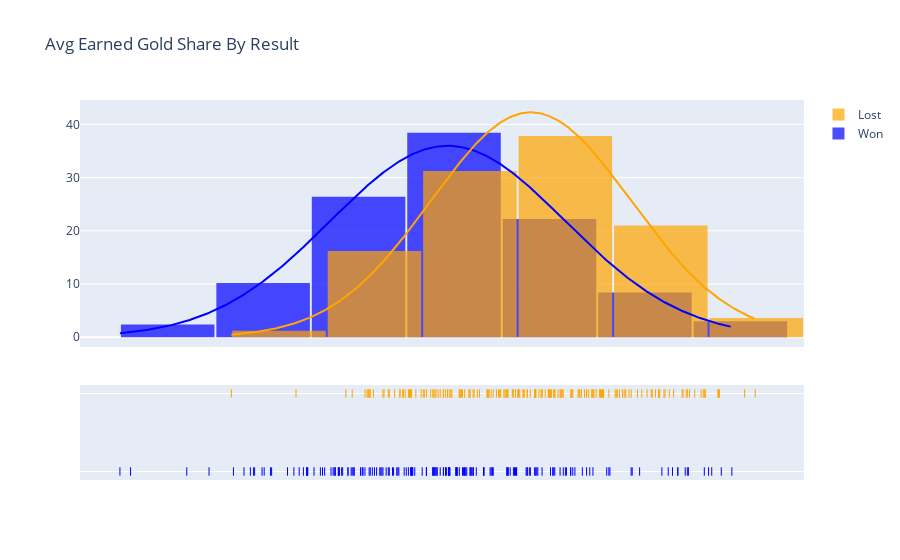

Notebook code for this chart:
### Code cell
mymean = np.mean(dft2['avg(earnedgoldshare)'])
mystd = np.std(dft2['avg(earnedgoldshare)'])
mypd = scipy.stats.norm.pdf((dft2['avg(earnedgoldshare)']), mymean, mystd)
mult = [-3,-2,-1,0,1,2,3]
distribution = np.linspace(mymean - 3*mystd, mymean + 3*mystd, 185)
stdvals = [((i*mystd)+mymean).round(3) for i in mult]
print(stdvals)
#px.scatter(df_ta['avg(earnedgoldshare)'], x=x_axis, y=df_ta['avg(earnedgoldshare)'], hover_data=[df_ta['player']])
#px.hist(df_ta['avg(earnedgoldshare)'], x, stats.norm.pdf(x, mymean, mystd), hover_data=[df_ta['player']])
#fig = px.histogram(dft2['avg(earnedgoldshare)'], x=distribution, nbins = 15, labels={'x':'EarnedGoldShare', 'y':'count'}, pattern_shape=dft2['result'])

winners = dft2.loc[dft2['result']==1]['avg(earnedgoldshare)']

losers = dft2.loc[dft2['result']==0]['avg(earnedgoldshare)']

text = list(dft2.player)

hist_data = [winners.round(4), losers.round(4)]
group_labels = ['Won', 'Lost']
colors = ['blue', 'orange']

counts, bins = np.histogram(winners)
fig = ff.create_distplot(hist_data, 
                        group_labels, 
                        bin_size = 0.009, 
                        colors = colors,
                        curve_type='normal',
                        
                        )


fig.update_layout(bargap=0.02,
                title_text = 'Avg Earned Gold Share By Result')
fig.update_xaxes(dtick=stdvals)

fig.show()

### Figure 1 — Plotly figure (JSON) as saved in the notebook; plotly's stock layout.template omitted (floating-point values rounded to 4 significant figures; data arrays with more than 128 entries replaced by an {"elided": "..."} marker saying what was removed)
{"data": [{"autobinx": false, "histnorm": "probability density", "legendgroup": "Won", "marker": {"color": "blue"}, "name": "Won", "opacity": 0.7, "type": "histogram", "x": {"elided": "185 float values"}, "xaxis": "x", "xbins": {"end": 0.2439, "size": 0.009, "start": 0.1862}, "yaxis": "y"}, {"autobinx": false, "histnorm": "probability density", "legendgroup": "Lost", "marker": {"color": "orange"}, "name": "Lost", "opacity": 0.7, "type": "histogram", "x": {"elided": "185 float values"}, "xaxis": "x", "xbins": {"end": 0.2461, "size": 0.009, "start": 0.1967}, "yaxis": "y"}, {"legendgroup": "Won", "marker": {"color": "blue"}, "mode": "lines", "name": "Won", "showlegend": false, "type": "scatter", "x": {"elided": "500 float values"}, "xaxis": "x", "y": {"elided": "500 float values"}, "yaxis": "y"}, {"legendgroup": "Lost", "marker": {"color": "orange"}, "mode": "lines", "name": "Lost", "showlegend": false, "type": "scatter", "x": {"elided": "500 float values"}, "xaxis": "x", "y": {"elided": "500 float values"}, "yaxis": "y"}, {"legendgroup": "Won", "marker": {"color": "blue", "symbol": "line-ns-open"}, "mode": "markers", "name": "Won", "showlegend": false, "type": "scatter", "x": {"elided": "185 float values"}, "xaxis": "x", "y": {"elided": "185 str values"}, "yaxis": "y2"}, {"legendgroup": "Lost", "marker": {"color": "orange", "symbol": "line-ns-open"}, "mode": "markers", "name": "Lost", "showlegend": false, "type": "scatter", "x": {"elided": "185 float values"}, "xaxis": "x", "y": {"elided": "185 str values"}, "yaxis": "y2"}], "layout": {"bargap": 0.02, "barmode": "overlay", "hovermode": "closest", "legend": {"traceorder": "reversed"}, "title": {"text": "Avg Earned Gold Share By Result"}, "xaxis": {"anchor": "y2", "domain": [0, 1], "dtick": [0.188, 0.199, 0.21, 0.221, 0.232, 0.243, 0.254], "zeroline": false}, "yaxis": {"anchor": "free", "domain": [0.35, 1], "position": 0}, "yaxis2": {"anchor": "x", "domain": [0, 0.25], "dtick": 1, "showticklabels": false}}}
